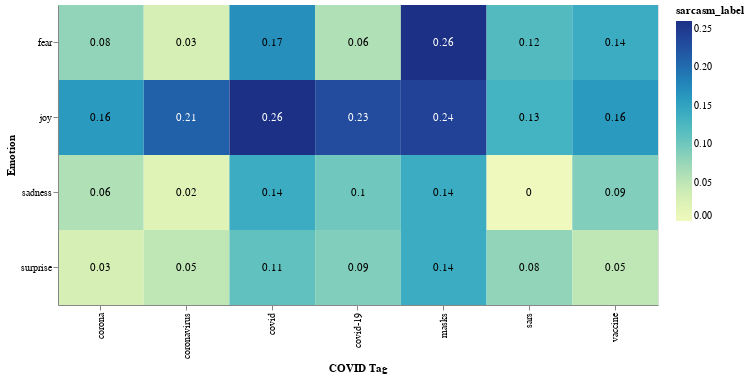

Write notebook code for a chart like this one.
### Code cell
base = alt.Chart(covid_summary_sentiment_df).encode(
    x = alt.X("Covid", title="COVID Tag"),
    y=alt.Y("emotion_class", title="Emotion"),
    color='sarcasm_label',
    tooltip=[alt.Tooltip('sarcasm_label')]
).properties(
    width=600,
    height=300
)

# Text layer with correlation labels
# Colors are for easier readability
text = base.mark_text().encode(
    text='sarcasm_label',
    color=alt.condition(
        alt.datum.avg_sarcasm > 0.2, 
        alt.value('white'),
        alt.value('black')
    )
)


# The correlation heatmap itself
cor_plot = base.mark_rect().encode(
    color='sarcasm_label'
)

cor_plot = cor_plot + text # The '+' means overlaying the text and rect layer
cor_plot.save("plots/nlp/sarcasm_emotions_heatmap.html")
cor_plot

### Figure 1 — Vega-Lite specification as saved in the notebook (floating-point values rounded to 4 significant figures)
{"config": {"view": {"continuousWidth": 400, "continuousHeight": 300}}, "layer": [{"mark": "rect", "encoding": {"color": {"field": "sarcasm_label", "type": "quantitative"}, "tooltip": [{"field": "sarcasm_label", "type": "quantitative"}], "x": {"field": "Covid", "title": "COVID Tag", "type": "nominal"}, "y": {"field": "emotion_class", "title": "Emotion", "type": "nominal"}}, "height": 300, "width": 600}, {"mark": "text", "encoding": {"color": {"condition": {"value": "white", "test": "(datum.avg_sarcasm > 0.2)"}, "value": "black"}, "text": {"field": "sarcasm_label", "type": "quantitative"}, "tooltip": [{"field": "sarcasm_label", "type": "quantitative"}], "x": {"field": "Covid", "title": "COVID Tag", "type": "nominal"}, "y": {"field": "emotion_class", "title": "Emotion", "type": "nominal"}}, "height": 300, "width": 600}], "data": {"name": "data-149bda7e67fad4de73fdf9e9e0db54db"}, "$schema": "https://vega.github.io/schema/vega-lite/v4.17.0.json", "datasets": {"data-149bda7e67fad4de73fdf9e9e0db54db": [{"Covid": "corona", "emotion_class": "fear", "Activity_x": 2100, "avg_score": 2.4, "sum_contro": 16, "avg_sarcasm": 0.08082, "avg_sentiment": 0.5255, "total_awards": 6, "Activity_y": 3441, "activity_percent": 0.6103, "sarcasm_label": 0.08}, {"Covid": "corona", "emotion_class": "surprise", "Activity_x": 448, "avg_score": 3.607, "sum_contro": 4, "avg_sarcasm": 0.0288, "avg_sentiment": 0.6509, "total_awards": 0, "Activity_y": 3441, "activity_percent": 0.1302, "sarcasm_label": 0.03}, {"Covid": "corona", "emotion_class": "sadness", "Activity_x": 345, "avg_score": 2.638, "sum_contro": 3, "avg_sarcasm": 0.062, "avg_sentiment": 0.3595, "total_awards": 1, "Activity_y": 3441, "activity_percent": 0.1003, "sarcasm_label": 0.06}, {"Covid": "corona", "emotion_class": "joy", "Activity_x": 548, "avg_score": 2.599, "sum_contro": 1, "avg_sarcasm": 0.1587, "avg_sentiment": 0.4992, "total_awards": 0, "Activity_y": 3441, "activity_percent": 0.1593, "sarcasm_label": 0.16}, {"Covid": "coronavirus", "emotion_class": "fear", "Activity_x": 19921, "avg_score": 1.77, "sum_contro": 41, "avg_sarcasm": 0.03309, "avg_sentiment": 0.1553, "total_awards": 10, "Activity_y": 23452, "activity_percent": 0.8494, "sarcasm_label": 0.03}, {"Covid": "coronavirus", "emotion_class": "surprise", "Activity_x": 433, "avg_score": 2.573, "sum_contro": 4, "avg_sarcasm": 0.05255, "avg_sentiment": 0.6379, "total_awards": 0, "Activity_y": 23452, "activity_percent": 0.01846, "sarcasm_label": 0.05}, {"Covid": "coronavirus", "emotion_class": "joy", "Activity_x": 1019, "avg_score": 2.838, "sum_contro": 5, "avg_sarcasm": 0.2063, "avg_sentiment": 0.5029, "total_awards": 2, "Activity_y": 23452, "activity_percent": 0.04345, "sarcasm_label": 0.21}, {"Covid": "coronavirus", "emotion_class": "sadness", "Activity_x": 2079, "avg_score": 1.266, "sum_contro": 1, "avg_sarcasm": 0.0159, "avg_sentiment": 0.09272, "total_awards": 1, "Activity_y": 23452, "activity_percent": 0.08865, "sarcasm_label": 0.02}, {"Covid": "covid", "emotion_class": "joy", "Activity_x": 4885, "avg_score": 8.208, "sum_contro": 16, "avg_sarcasm": 0.259, "avg_sentiment": 0.5032, "total_awards": 19, "Activity_y": 20305, "activity_percent": 0.2406, "sarcasm_label": 0.26}, {"Covid": "covid", "emotion_class": "fear", "Activity_x": 11967, "avg_score": 5.484, "sum_contro": 121, "avg_sarcasm": 0.1652, "avg_sentiment": 0.4975, "total_awards": 33, "Activity_y": 20305, "activity_percent": 0.5894, "sarcasm_label": 0.17}, {"Covid": "covid", "emotion_class": "surprise", "Activity_x": 1518, "avg_score": 4.609, "sum_contro": 12, "avg_sarcasm": 0.1072, "avg_sentiment": 0.6912, "total_awards": 0, "Activity_y": 20305, "activity_percent": 0.07476, "sarcasm_label": 0.11}, {"Covid": "covid", "emotion_class": "sadness", "Activity_x": 1935, "avg_score": 3.888, "sum_contro": 12, "avg_sarcasm": 0.1394, "avg_sentiment": 0.3439, "total_awards": 3, "Activity_y": 20305, "activity_percent": 0.0953, "sarcasm_label": 0.14}, {"Covid": "covid-19", "emotion_class": "surprise", "Activity_x": 285, "avg_score": 3.204, "sum_contro": 3, "avg_sarcasm": 0.09016, "avg_sentiment": 0.6275, "total_awards": 2, "Activity_y": 10489, "activity_percent": 0.02717, "sarcasm_label": 0.09}, {"Covid": "covid-19", "emotion_class": "joy", "Activity_x": 924, "avg_score": 3.415, "sum_contro": 1, "avg_sarcasm": 0.2297, "avg_sentiment": 0.4317, "total_awards": 3, "Activity_y": 10489, "activity_percent": 0.08809, "sarcasm_label": 0.23}, {"Covid": "covid-19", "emotion_class": "sadness", "Activity_x": 317, "avg_score": 3.868, "sum_contro": 2, "avg_sarcasm": 0.09825, "avg_sentiment": 0.3072, "total_awards": 0, "Activity_y": 10489, "activity_percent": 0.03022, "sarcasm_label": 0.1}, {"Covid": "covid-19", "emotion_class": "fear", "Activity_x": 8963, "avg_score": 2.063, "sum_contro": 40, "avg_sarcasm": 0.0645, "avg_sentiment": 0.7572, "total_awards": 10, "Activity_y": 10489, "activity_percent": 0.8545, "sarcasm_label": 0.06}, {"Covid": "masks", "emotion_class": "sadness", "Activity_x": 69, "avg_score": 1.551, "sum_contro": 1, "avg_sarcasm": 0.139, "avg_sentiment": 0.4721, "total_awards": 0, "Activity_y": 7559, "activity_percent": 0.009128, "sarcasm_label": 0.14}, {"Covid": "masks", "emotion_class": "surprise", "Activity_x": 444, "avg_score": 3.748, "sum_contro": 3, "avg_sarcasm": 0.1413, "avg_sentiment": 0.809, "total_awards": 0, "Activity_y": 7559, "activity_percent": 0.05874, "sarcasm_label": 0.14}, {"Covid": "masks", "emotion_class": "joy", "Activity_x": 755, "avg_score": 2.972, "sum_contro": 3, "avg_sarcasm": 0.2436, "avg_sentiment": 0.6899, "total_awards": 2, "Activity_y": 7559, "activity_percent": 0.09988, "sarcasm_label": 0.24}, {"Covid": "masks", "emotion_class": "fear", "Activity_x": 6291, "avg_score": 4.509, "sum_contro": 78, "avg_sarcasm": 0.2593, "avg_sentiment": 0.6701, "total_awards": 11, "Activity_y": 7559, "activity_percent": 0.8323, "sarcasm_label": 0.26}, {"Covid": "sars", "emotion_class": "sadness", "Activity_x": 9, "avg_score": 2.444, "sum_contro": 0, "avg_sarcasm": 3.454e-05, "avg_sentiment": 0.5911, "total_awards": 0, "Activity_y": 792, "activity_percent": 0.01136, "sarcasm_label": 0.0}, {"Covid": "sars", "emotion_class": "joy", "Activity_x": 51, "avg_score": 2.039, "sum_contro": 0, "avg_sarcasm": 0.1275, "avg_sentiment": 0.5418, "total_awards": 1, "Activity_y": 792, "activity_percent": 0.06439, "sarcasm_label": 0.13}, {"Covid": "sars", "emotion_class": "surprise", "Activity_x": 9, "avg_score": 1.889, "sum_contro": 0, "avg_sarcasm": 0.08265, "avg_sentiment": 0.6689, "total_awards": 0, "Activity_y": 792, "activity_percent": 0.01136, "sarcasm_label": 0.08}, {"Covid": "sars", "emotion_class": "fear", "Activity_x": 723, "avg_score": 5.964, "sum_contro": 10, "avg_sarcasm": 0.1227, "avg_sentiment": 0.4725, "total_awards": 4, "Activity_y": 792, "activity_percent": 0.9129, "sarcasm_label": 0.12}, {"Covid": "vaccine", "emotion_class": "sadness", "Activity_x": 52, "avg_score": 1.808, "sum_contro": 0, "avg_sarcasm": 0.09188, "avg_sentiment": 0.2349, "total_awards": 0, "Activity_y": 8291, "activity_percent": 0.006272, "sarcasm_label": 0.09}, {"Covid": "vaccine", "emotion_class": "fear", "Activity_x": 7053, "avg_score": 2.574, "sum_contro": 29, "avg_sarcasm": 0.1425, "avg_sentiment": 0.5186, "total_awards": 7, "Activity_y": 8291, "activity_percent": 0.8507, "sarcasm_label": 0.14}, {"Covid": "vaccine", "emotion_class": "surprise", "Activity_x": 181, "avg_score": 2.243, "sum_contro": 0, "avg_sarcasm": 0.05463, "avg_sentiment": 0.5906, "total_awards": 0, "Activity_y": 8291, "activity_percent": 0.02183, "sarcasm_label": 0.05}, {"Covid": "vaccine", "emotion_class": "joy", "Activity_x": 1005, "avg_score": 2.387, "sum_contro": 6, "avg_sarcasm": 0.1578, "avg_sentiment": 0.4274, "total_awards": 1, "Activity_y": 8291, "activity_percent": 0.1212, "sarcasm_label": 0.16}]}}
